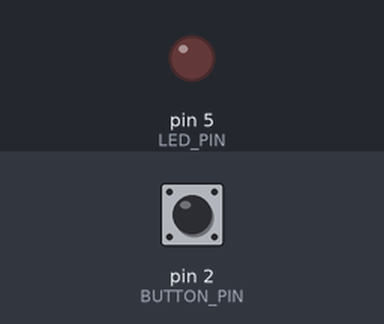
A sketch run on a simulated Arduino Uno, built with avr-gcc and run on an emulated ATmega328P. Shown: output pins drawn as LEDs (lit = HIGH). The test bench sets the inputs (shaded band); at power-on: pin 2 (BUTTON_PIN) LOW.

Above: at 1.2 s.
1.3 s: pin 2 (BUTTON_PIN) pulled HIGH for 0.15 s
At 2.2 s:
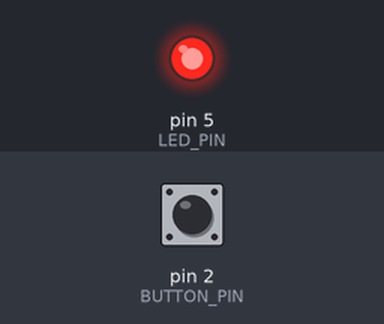
3.9 s: pin 2 (BUTTON_PIN) pulled HIGH for 1 s
At 6.5 s:
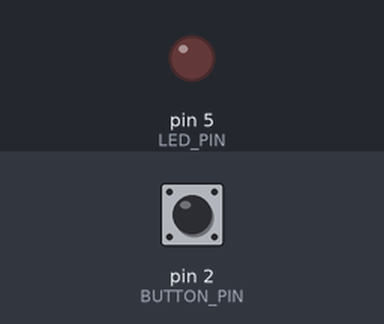
7.3 s: pin 2 (BUTTON_PIN) pulled HIGH for 3.2 s
At 11.2 s:
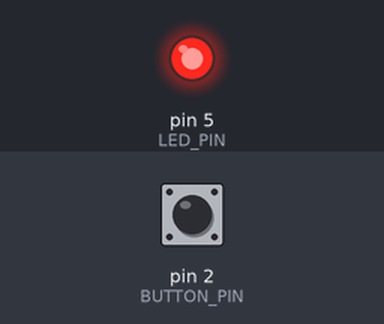
Timing chart, 0 to 13.0 s (numbered marks = the images above; inputs shaded):
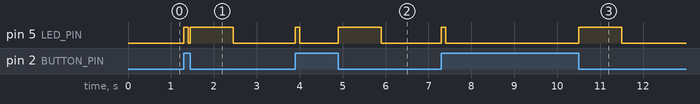

Measured:
- after the input at 1.3 s, pin 5 (LED_PIN): LOW → HIGH at once, → LOW 0.10 s later, → HIGH 0.05 s later, → LOW 1.0 s later
- after the input at 3.9 s, pin 5 (LED_PIN): LOW → HIGH at once, → LOW 0.10 s later, → HIGH 0.90 s later, → LOW 1.0 s later
- after the input at 7.3 s, pin 5 (LED_PIN): LOW → HIGH at once, → LOW 0.10 s later, → HIGH 3.1 s later, → LOW 1.0 s later

The sketch:

RewriteWithStructs.ino
```cpp
const int LED_PIN = 5;
const int BUTTON_PIN = 2;

bool buttonDebouncedState = false;
bool buttonPreviousState = false;
bool buttonRisingEdge = false;
bool buttonFallingEdge = false;
unsigned long buttonDebounceDuration = 50;
unsigned long buttonDebounceTimer = 0;

unsigned long ledPulseDuration = 0;
unsigned long ledTimer = 0;

// Returns true if the duration has passed
bool buttonDebounceTimerIsFinished(unsigned long duration)
{
    return (millis() - buttonDebounceTimer) >= duration;
}

void buttonDebounceTimerReset()
{
    buttonDebounceTimer = millis();
}

void buttonUpdateDebouncedState()
{
    // Prevent this function from running until
    // the debounce timer has finished
    if (!buttonDebounceTimerIsFinished(buttonDebounceDuration))
    {
        return;
    }

    bool newButtonState = digitalRead(BUTTON_PIN);

    if (buttonDebouncedState != newButtonState)
    {
        buttonDebounceTimerReset();
    }

    buttonDebouncedState = newButtonState;
}

void buttonUpdateEdgeDetection()
{
    buttonRisingEdge = buttonDebouncedState && !buttonPreviousState;
    buttonFallingEdge = !buttonDebouncedState && buttonPreviousState;
    buttonPreviousState = buttonDebouncedState;
}

void buttonUpdate()
{
    buttonUpdateDebouncedState();
    buttonUpdateEdgeDetection();
}

void buttonSetup()
{
    pinMode(BUTTON_PIN, INPUT);
}

// Returns true if the duration has passed
bool ledTimerIsFinished(unsigned long duration)
{
    if ((millis() - ledTimer) >= duration)
    {
        return true;
    }

    return false;
}

void ledTimerReset()
{
    ledTimer = millis();
}

void ledOn()
{
    digitalWrite(LED_PIN, HIGH);
}

void ledOff()
{
    digitalWrite(LED_PIN, LOW);
}

void ledPulse(int duration)
{
    ledPulseDuration = duration;
    ledOn();
    ledTimerReset();
}

void ledUpdate()
{
    if (ledTimerIsFinished(ledPulseDuration))
    {
        ledOff();
    }
}

void ledSetup()
{
    pinMode(LED_PIN, OUTPUT);
}

void updateLedControls()
{
    // Pulse the LED for 100ms when the button is pressed
    if (buttonRisingEdge)
    {
        ledPulse(100);
    }

    // Pulse the LED for 1s when the button is released
    if (buttonFallingEdge)
    {
        ledPulse(1000);
    }
}

void setup()
{
    Serial.begin(9600);

    buttonSetup();
    ledSetup();
}

void loop()
{
    buttonUpdate();
    updateLedControls();
    ledUpdate();
}
```
